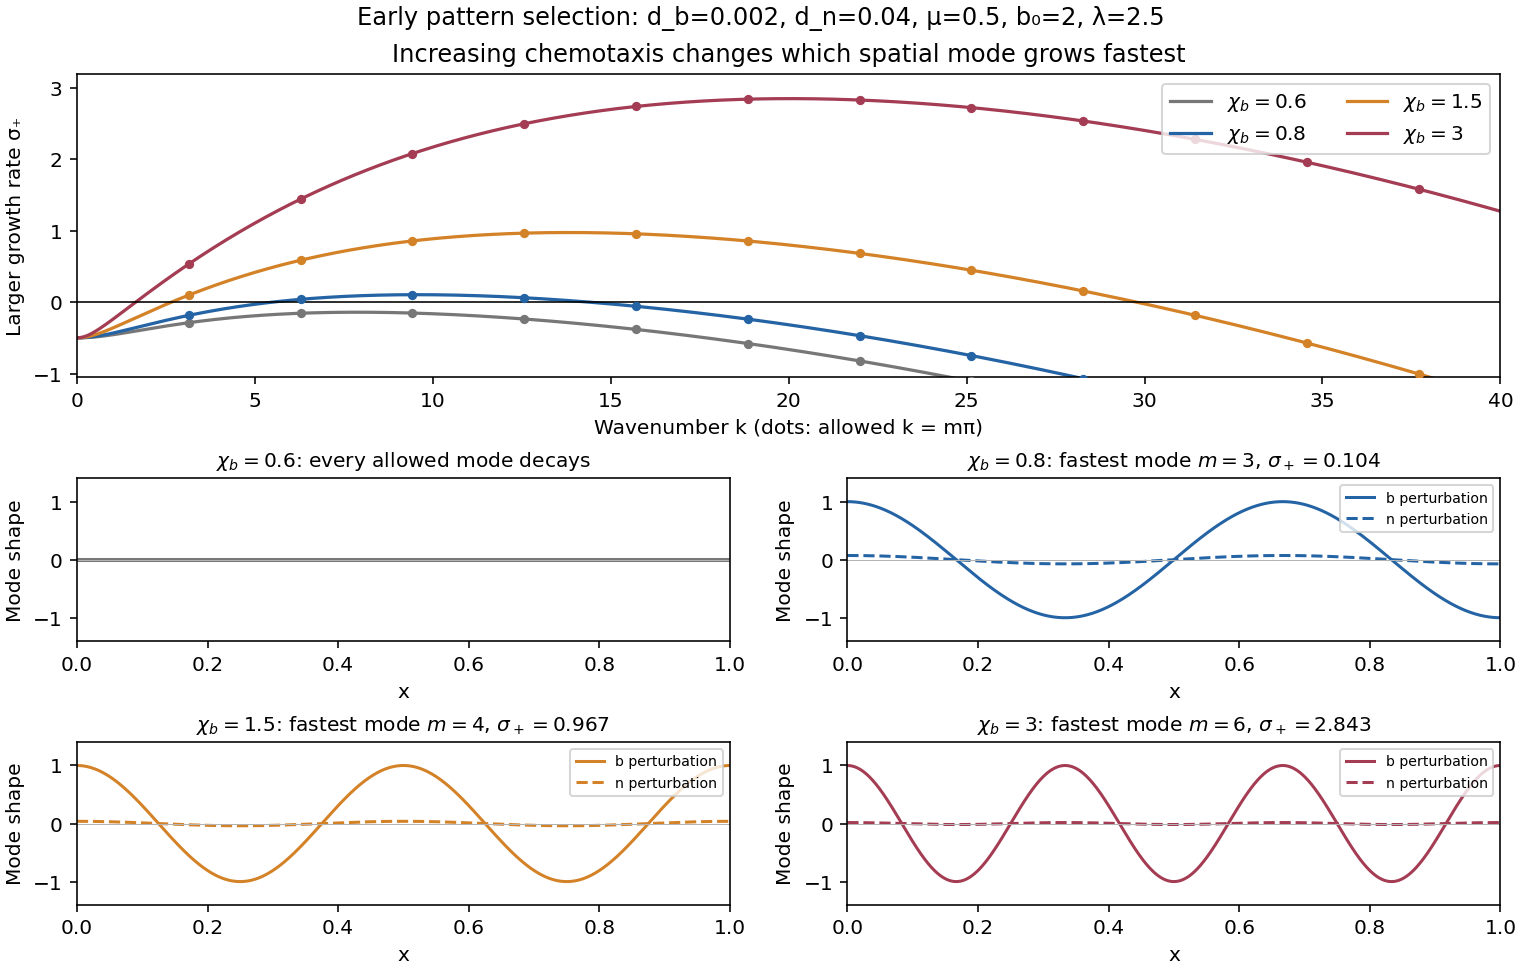

The script that saved this image:
"""Generate dispersion and early-mode sketches in cwd; Python 3.14, NumPy, Matplotlib."""
import os
os.environ.setdefault('MPLCONFIGDIR', '/tmp/oxford-2023-fmb-matplotlib')
import numpy as np
import matplotlib
matplotlib.use('Agg')
import matplotlib.pyplot as plt

# Linear perturbations only; no nonlinear pattern simulation is represented.
db, dn, mu, b0, lam = .002, .04, .5, 2., 2.5
nstar = lam/(mu*(1+b0**2))
eta = lam*(b0**2-1)/(1+b0**2)**2
chis = [.6, .8, 1.5, 3.]
colors = ['#777777', '#2463a4', '#d48228', '#a43c53']
k = np.linspace(0, 40, 1000)
mode = np.arange(1, 17)
km = mode*np.pi
x = np.linspace(0, 1, 800)
def growth(k, chi):
    q = k*k
    coupling = chi*eta/(1+nstar)**2
    return -(1+mu+(db+dn)*q)/2 + np.sqrt((mu-1+(dn-db)*q)**2+4*coupling*q)/2
fig = plt.figure(figsize=(10.5, 6.7), layout='constrained')
grid = fig.add_gridspec(3, 2, height_ratios=[1.4, .75, .75])
ax = fig.add_subplot(grid[0, :])
for chi, color in zip(chis, colors):
    ax.plot(k, growth(k, chi), color=color, lw=1.6, label=rf'$\chi_b={chi:g}$')
    ax.scatter(km[km<=40], growth(km[km<=40], chi), s=13, color=color, zorder=4)
ax.axhline(0, color='black', lw=.8)
ax.set(xlabel='Wavenumber k (dots: allowed k = mπ)', ylabel='Larger growth rate σ₊',
       xlim=(0, 40), ylim=(-1.05, 3.2), title='Increasing chemotaxis changes which spatial mode grows fastest')
ax.legend(loc='upper right', ncol=2)
selected = []
for j, (chi, color) in enumerate(zip(chis, colors)):
    a = fig.add_subplot(grid[1+j//2, j%2])
    rates = growth(km, chi)
    m = int(mode[np.argmax(rates)])
    best = float(rates.max())
    selected.append({'chi_b':chi, 'm_fast':m if best>0 else None,
                     'largest_discrete_growth_rate':best})
    if best > 0:
        q = (m*np.pi)**2
        kappa = chi/(1+nstar)**2
        ratio = (1+db*q+best)/(kappa*q)
        a.plot(x, np.cos(m*np.pi*x), color=color, label='b perturbation')
        a.plot(x, ratio*np.cos(m*np.pi*x), color=color, ls='--', label='n perturbation')
        title = rf'$\chi_b={chi:g}$: fastest mode $m={m}$, $\sigma_+={best:.3f}$'
    else:
        a.axhline(0, color=color, lw=2)
        title = rf'$\chi_b={chi:g}$: every allowed mode decays'
    a.set(xlim=(0, 1), ylim=(-1.4, 1.4), xlabel='x', ylabel='Mode shape', title=title)
    a.axhline(0, color='0.7', lw=.5)
    a.title.set_fontsize(10)
    if best>0:
        a.legend(fontsize=7, loc='upper right')
fig.suptitle('Early pattern selection: d_b=0.002, d_n=0.04, μ=0.5, b₀=2, λ=2.5', fontsize=12)
fig.savefig('oxford-2023-further-mathematical-biology-pattern-selection.png', dpi=145, facecolor='white')
if __name__ == '__main__':
    import json
    print(json.dumps(selected, indent=2))
